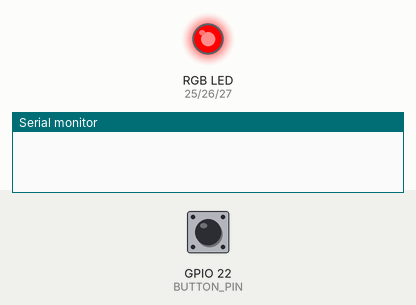
A sketch run on a simulated ESP32. Shown: an RGB LED mixed from three pins (HIGH = lit), the last lines printed to the serial monitor. The inputs (shaded band) are chosen by the test bench; at power-on: GPIO 22 (BUTTON_PIN) HIGH. Dim RGB values are drawn brighter than linear.

Above: at 1.2 s.
1.3 s: GPIO 22 (BUTTON_PIN) pulled LOW for 0.15 s
At 2.3 s:
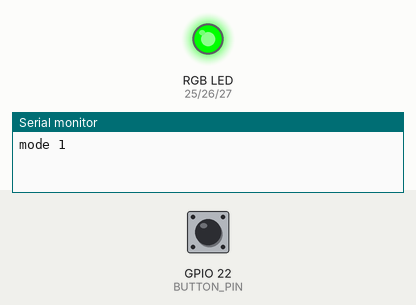
2.9 s: GPIO 22 (BUTTON_PIN) pulled LOW for 1 s
At 3.5 s:
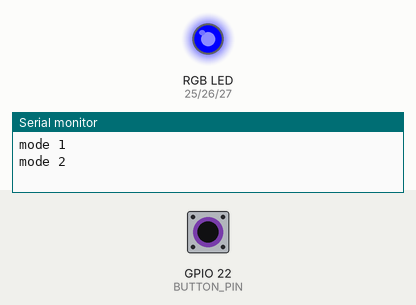
5.4 s: GPIO 22 (BUTTON_PIN) pulled LOW for 0.15 s
At 5.85 s:
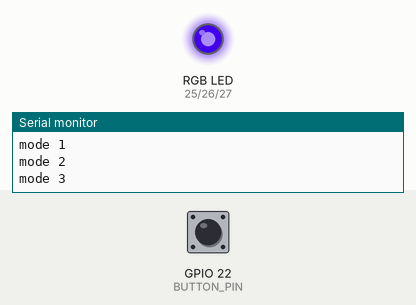
8.4 s: GPIO 22 (BUTTON_PIN) pulled LOW for 3.2 s
13.1 s: GPIO 22 (BUTTON_PIN) pulsed LOW 5 times (0.12 s each, 0.3 s apart)
At 13.85 s:
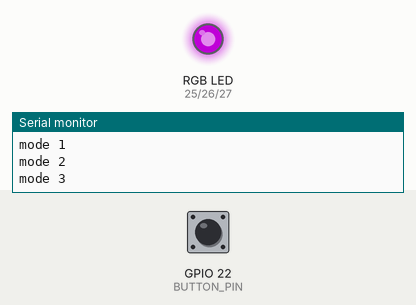
16.1 s: GPIO 22 (BUTTON_PIN) pulsed LOW 2 times (0.12 s each, 0.3 s apart)
At 19.85 s:
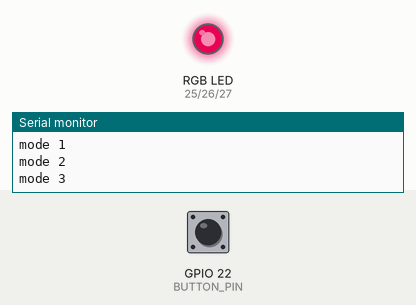
Timing chart, 0 to 45.4 s (numbered marks = the images above; inputs shaded):
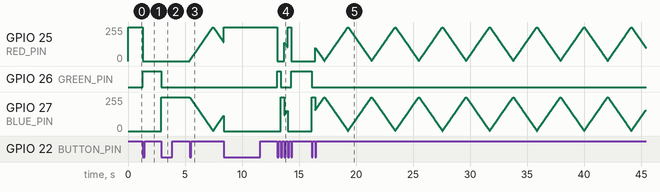

The sketch:

color_modes.ino
```cpp
// ESP32 From Zero - Episode 6: one button, four color modes
// RGB LED on GPIO 25/26/27 (see rgb_colors), button on GPIO 22.
// What it does: each press moves to the next mode: 0 red, 1 green, 2 blue, 3 a slow blue <-> red fade,
// then back to 0. The button always reacts at once, because nothing ever waits.

const int RED_PIN = 25;
const int GREEN_PIN = 26;
const int BLUE_PIN = 27;
const int BUTTON_PIN = 22;
const bool COMMON_ANODE = false;

int mode = 0;                  // which mode we are in: 0, 1, 2 or 3
int level = 0;                 // mode 3 only: the fade, 0 (all blue) .. 255 (all red)
int step = 1;                  // mode 3 only: +1 = towards red, -1 = back towards blue
unsigned long lastStep = 0;    // mode 3 only: the time of the last fade step (ms)

int lastState = HIGH;          // the button, as in episode 4
unsigned long lastChange = 0;

// the same helper as in rgb_colors: one line sets any color
void setColor(int r, int g, int b) {
  if (COMMON_ANODE) {
    r = 255 - r;
    g = 255 - g;
    b = 255 - b;
  }
  analogWrite(RED_PIN, r);
  analogWrite(GREEN_PIN, g);
  analogWrite(BLUE_PIN, b);
}

void setup() {
  pinMode(RED_PIN, OUTPUT);
  pinMode(GREEN_PIN, OUTPUT);
  pinMode(BLUE_PIN, OUTPUT);
  pinMode(BUTTON_PIN, INPUT_PULLUP);
  Serial.begin(115200);
}

void loop() {
  unsigned long now = millis();

  // PART 1 - the button: every new press goes to the next mode
  int state = digitalRead(BUTTON_PIN);
  if (state != lastState && now - lastChange >= 50) {
    lastChange = now;
    lastState = state;
    if (state == LOW) {        // a new press
      mode = mode + 1;         // next mode
      if (mode > 3) {
        mode = 0;              // after the last mode (3), start again at 0
      }
      Serial.print("mode ");
      Serial.println(mode);
    }
  }

  // PART 2 - the color for the current mode
  if (mode == 0) {
    setColor(255, 0, 0);       // red
  } else if (mode == 1) {
    setColor(0, 255, 0);       // green
  } else if (mode == 2) {
    setColor(0, 0, 255);       // blue
  } else {
    // mode 3: fade from blue to red and back, one step every 8 ms (like fade_millis)
    if (now - lastStep >= 8) {
      lastStep = now;
      level = level + step;
      if (level >= 255) {
        level = 255;
        step = -1;             // all red: turn back
      }
      if (level <= 0) {
        level = 0;
        step = 1;              // all blue: turn back
      }
    }
    setColor(level, 0, 255 - level);  // more red = less blue; together always 255
  }
}
```

Measured:
- after the input at 1.3 s, GPIO 25 (RED_PIN): 255/255 → 0/255 at once; GPIO 26 (GREEN_PIN): LOW → HIGH at once
- after the input at 2.9 s, GPIO 26 (GREEN_PIN): HIGH → LOW at once; GPIO 27 (BLUE_PIN): 0/255 → 255/255 at once
- after the input at 5.4 s, GPIO 25 (RED_PIN): rises from 0/255 to 255/255 in 2.1 s, then falls to 140/255 in 0.93 s
- after the input at 13.1 s, GPIO 26 (GREEN_PIN): LOW → HIGH at once, → LOW 0.30 s later, → HIGH 0.90 s later
